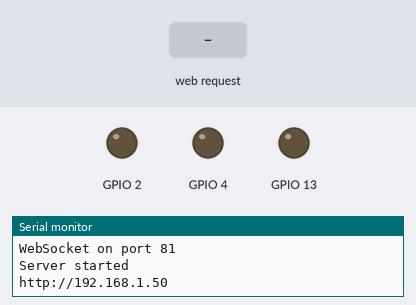
The program below on a simulated ESP32. Shown: output pins drawn as LEDs (lit = HIGH), the last lines printed to the serial monitor. The test bench sets the inputs (shaded band). WiFi joins after 1.5 s; servers stay silent unless stated; the camera gives no picture.

Above: at 5.0 s.
5.1 s: HTTP request GET /led_on received
At 6.0 s:
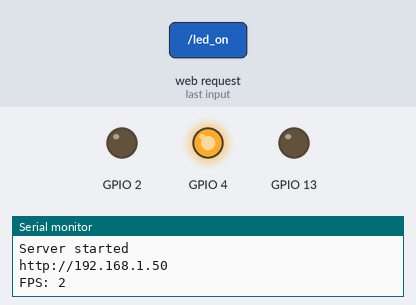
6.6 s: HTTP request GET /flash received
At 7.8 s:
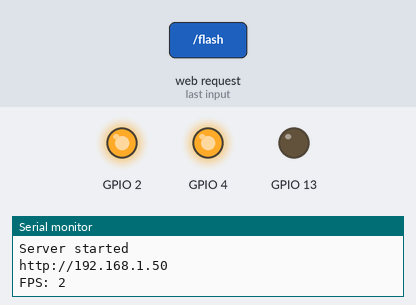
8.1 s: HTTP request GET /led_off received
At 8.6 s:
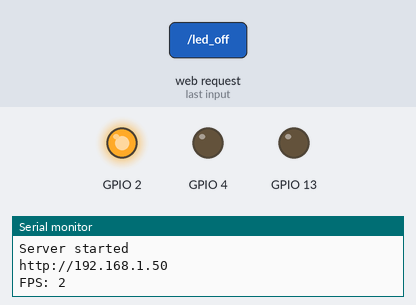
9.6 s: HTTP request GET /run received
At 10.7 s:
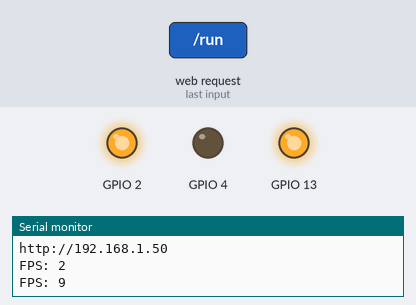
12.6 s: HTTP request GET /led_on received
At 12.9 s:
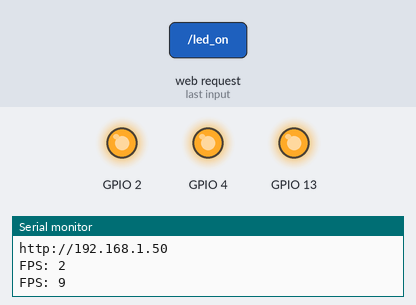
Timing chart, 0 to 15.1 s (numbered marks = the images above; inputs shaded):
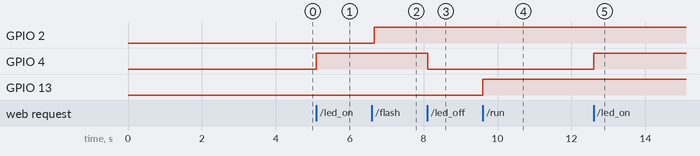

Measured:
- after the input at 5.1 s, GPIO 4: LOW → HIGH at once
- after the input at 6.6 s, GPIO 2: LOW → HIGH after 0.06 s
- after the input at 8.1 s, GPIO 4: HIGH → LOW at once
- after the input at 9.6 s, GPIO 13: LOW → HIGH at once
- after the input at 12.6 s, GPIO 4: LOW → HIGH at once

The program:

main.cpp
```cpp
#include "esp_camera.h"
#include <WiFi.h>
#include <WebSocketsServer.h>
#include <ESPmDNS.h>
#include <WiFiUdp.h>

// ========== Wi-Fi ==========
const char* ssid = "DeathKingdom";
const char* password = "20035112";

// ========== Camera Pins ==========
#define PWDN_GPIO_NUM     32
#define RESET_GPIO_NUM    -1
#define XCLK_GPIO_NUM      0
#define SIOD_GPIO_NUM     26
#define SIOC_GPIO_NUM     27
#define Y9_GPIO_NUM       35
#define Y8_GPIO_NUM       34
#define Y7_GPIO_NUM       39
#define Y6_GPIO_NUM       36
#define Y5_GPIO_NUM       21
#define Y4_GPIO_NUM       19
#define Y3_GPIO_NUM       18
#define Y2_GPIO_NUM        5
#define VSYNC_GPIO_NUM    25
#define HREF_GPIO_NUM     23
#define PCLK_GPIO_NUM     22

// ========== Server & WebSocket ==========
WiFiServer server(80);
WebSocketsServer webSocket = WebSocketsServer(81);
WiFiUDP udp;

// ========== State ==========
bool ledState = false;
bool flashState = false;
bool mirrorState = false;
bool robotRunning = false;
String deviceName = "esp32cam";
unsigned long lastBroadcast = 0;
unsigned long lastFrame = 0;
int fpsCount = 0;
unsigned long lastFpsPrint = 0;

// ========== HTML with WebSocket ==========
const char index_html[] PROGMEM = R"rawliteral(
<!DOCTYPE html>
<html>
<head>
    <meta name="viewport" content="width=device-width, initial-scale=1">
    <title>ESP32-CAM</title>
    <style>
        * { margin: 0; padding: 0; box-sizing: border-box; }
        body {
            font-family: Arial, sans-serif;
            background: #0a0a0a;
            color: #fff;
            display: flex;
            justify-content: center;
            align-items: center;
            min-height: 100vh;
            padding: 10px;
        }
        .container {
            max-width: 900px;
            width: 100%;
            background: #1a1a2e;
            border-radius: 20px;
            padding: 20px;
            text-align: center;
            box-shadow: 0 10px 40px rgba(0,0,0,0.8);
        }
        h1 {
            font-size: 28px;
            background: linear-gradient(135deg, #e94560, #0f3460);
            -webkit-background-clip: text;
            -webkit-text-fill-color: transparent;
        }
        .subtitle { color: #666; font-size: 14px; margin-bottom: 15px; }
        .video-container {
            background: #000;
            border-radius: 10px;
            overflow: hidden;
            margin: 15px 0;
            aspect-ratio: 4/3;
            display: flex;
            align-items: center;
            justify-content: center;
            position: relative;
        }
        canvas {
            width: 100%;
            height: 100%;
            display: block;
        }
        .fps-overlay {
            position: absolute;
            top: 10px;
            right: 10px;
            background: rgba(0,0,0,0.7);
            padding: 4px 12px;
            border-radius: 12px;
            font-size: 14px;
            color: #4caf50;
            font-weight: bold;
        }
        .controls {
            display: flex;
            flex-wrap: wrap;
            gap: 10px;
            justify-content: center;
            margin: 15px 0;
        }
        .btn {
            padding: 12px 25px;
            border: none;
            border-radius: 25px;
            font-size: 14px;
            font-weight: bold;
            cursor: pointer;
            transition: 0.3s;
            color: #fff;
            min-width: 100px;
        }
        .btn:hover { transform: scale(1.05); }
        .btn-capture { background: #e94560; }
        .btn-led { background: #0f3460; }
        .btn-led.on { background: #f9a825; color: #000; }
        .btn-flash { background: #f57c00; }
        .btn-mirror { background: #2e7d32; }
        .btn-robot { background: #6a1b9a; }
        .btn-robot.on { background: #4caf50; }
        .info { color: #666; font-size: 12px; margin-top: 10px; }
        .fps { color: #4caf50; font-weight: bold; }
        .status {
            display: inline-block;
            padding: 2px 10px;
            border-radius: 10px;
            font-size: 11px;
        }
        .status-online { background: #2e7d32; color: #fff; }
        .status-offline { background: #c62828; color: #fff; }
        @media (max-width: 600px) {
            .btn { padding: 10px 15px; font-size: 12px; min-width: 70px; }
        }
    </style>
</head>
<body>
    <div class="container">
        <h1>ESP32-CAM</h1>
        <div class="subtitle">WebSocket Streaming</div>

        <div class="video-container">
            <canvas id="canvas"></canvas>
            <div class="fps-overlay" id="fpsDisplay">0 FPS</div>
        </div>

        <div class="controls">
            <button class="btn btn-capture" onclick="capturePhoto()">Capture</button>
            <button class="btn btn-led" id="ledBtn" onclick="toggleLED()">LED</button>
            <button class="btn btn-flash" id="flashBtn" onclick="toggleFlash()">Flash</button>
            <button class="btn btn-mirror" id="mirrorBtn" onclick="toggleMirror()">Mirror</button>
            <button class="btn btn-robot" id="robotBtn" onclick="toggleRobot()">Robot</button>
        </div>

        <div class="info">
            FPS: <span class="fps" id="fps">0</span> |
            Status: <span id="status" class="status status-online">● Online</span> |
            IP: <span id="ip">loading...</span>
        </div>
    </div>

    <script>
        const canvas = document.getElementById('canvas');
        const ctx = canvas.getContext('2d');
        let fpsCount = 0;
        let lastFpsTime = Date.now();
        let robotState = false;

        fetch('/ip')
            .then(res => res.text())
            .then(ip => document.getElementById('ip').textContent = ip);

        function connectWS() {
            const ws = new WebSocket('ws://' + location.hostname + ':81');

            ws.onopen = function() {
                console.log('WebSocket connected');
                document.getElementById('status').textContent = '● Online';
                document.getElementById('status').className = 'status status-online';
            };

            ws.onmessage = function(event) {
                if (event.data instanceof Blob) {
                    const reader = new FileReader();
                    reader.onload = function() {
                        const img = new Image();
                        img.onload = function() {
                            canvas.width = img.width;
                            canvas.height = img.height;
                            ctx.drawImage(img, 0, 0);
                            fpsCount++;
                        };
                        img.src = reader.result;
                    };
                    reader.readAsDataURL(event.data);
                }
            };

            ws.onclose = function() {
                document.getElementById('status').textContent = '● Offline';
                document.getElementById('status').className = 'status status-offline';
                setTimeout(connectWS, 3000);
            };

            ws.onerror = function() {
                ws.close();
            };
        }

        setInterval(() => {
            const now = Date.now();
            if (now - lastFpsTime >= 1000) {
                document.getElementById('fps').textContent = fpsCount;
                document.getElementById('fpsDisplay').textContent = fpsCount + ' FPS';
                fpsCount = 0;
                lastFpsTime = now;
            }
        }, 1000);

        function capturePhoto() {
            window.open('/capture', '_blank');
        }

        function toggleLED() {
            const btn = document.getElementById('ledBtn');
            fetch('/led_on')
                .then(res => res.text())
                .then(data => {
                    if (data.includes('ON')) {
                        btn.classList.add('on');
                        btn.textContent = 'ON';
                    } else {
                        btn.classList.remove('on');
                        btn.textContent = 'LED';
                    }
                });
        }

        function toggleFlash() {
            const btn = document.getElementById('flashBtn');
            fetch('/flash')
                .then(res => res.text())
                .then(data => {
                    if (data.includes('ON')) {
                        btn.textContent = 'ON';
                    } else {
                        btn.textContent = 'Flash';
                    }
                });
        }

        function toggleMirror() {
            const btn = document.getElementById('mirrorBtn');
            fetch('/mirror')
                .then(res => res.text())
                .then(data => {
                    if (data.includes('ON')) {
                        btn.textContent = 'ON';
                    } else {
                        btn.textContent = 'Mirror';
                    }
                });
        }

        function toggleRobot() {
            const btn = document.getElementById('robotBtn');
            robotState = !robotState;
            fetch(robotState ? '/run' : '/stop')
                .then(res => res.text())
                .then(data => {
                    if (robotState) {
                        btn.classList.add('on');
                        btn.textContent = 'RUN';
                    } else {
                        btn.classList.remove('on');
                        btn.textContent = 'Robot';
                    }
                });
        }

        connectWS();
    </script>
</body>
</html>
)rawliteral";

// ========== Init Camera ==========
bool initCamera() {
    camera_config_t config;
    config.ledc_channel = LEDC_CHANNEL_0;
    config.ledc_timer = LEDC_TIMER_0;
    config.pin_d0 = Y2_GPIO_NUM;
    config.pin_d1 = Y3_GPIO_NUM;
    config.pin_d2 = Y4_GPIO_NUM;
    config.pin_d3 = Y5_GPIO_NUM;
    config.pin_d4 = Y6_GPIO_NUM;
    config.pin_d5 = Y7_GPIO_NUM;
    config.pin_d6 = Y8_GPIO_NUM;
    config.pin_d7 = Y9_GPIO_NUM;
    config.pin_xclk = XCLK_GPIO_NUM;
    config.pin_pclk = PCLK_GPIO_NUM;
    config.pin_vsync = VSYNC_GPIO_NUM;
    config.pin_href = HREF_GPIO_NUM;
    config.pin_sscb_sda = SIOD_GPIO_NUM;
    config.pin_sscb_scl = SIOC_GPIO_NUM;
    config.pin_pwdn = PWDN_GPIO_NUM;
    config.pin_reset = RESET_GPIO_NUM;
    config.xclk_freq_hz = 20000000;
    config.pixel_format = PIXFORMAT_JPEG;

    config.frame_size = FRAMESIZE_VGA;
    config.jpeg_quality = 25;
    config.fb_count = 1;
    config.fb_location = CAMERA_FB_IN_PSRAM;

    esp_err_t err = esp_camera_init(&config);
    if (err != ESP_OK) {
        Serial.printf("Camera init failed: 0x%x\n", err);
        return false;
    }
    return true;
}

// ========== WebSocket Event ==========
void webSocketEvent(uint8_t num, WStype_t type, uint8_t *payload, size_t length) {
    if (type == WStype_CONNECTED) {
        Serial.printf("Client %d connected\n", num);
    }
}

// ========== Send UDP Broadcast ==========
void sendUDPBroadcast() {
    String message = deviceName + "|" + WiFi.localIP().toString();
    udp.beginPacket(IPAddress(255, 255, 255, 255), 9999);
    udp.print(message);
    udp.endPacket();
}

// ========== Handle HTTP ==========
void handleClient(WiFiClient client) {
    String request = "";
    while (client.connected() && !client.available()) delay(1);
    while (client.available()) {
        char c = client.read();
        request += c;
        if (c == '\n') break;
    }

    // Video stream
    if (request.indexOf("GET /videostream") >= 0 || request.indexOf("GET /capture") >= 0) {
        camera_fb_t *fb = esp_camera_fb_get();
        if (fb) {
            String header = "HTTP/1.1 200 OK\r\n";
            header += "Content-Type: image/jpeg\r\n";
            header += "Content-Length: " + String(fb->len) + "\r\n";
            header += "Cache-Control: no-cache\r\n\r\n";
            client.print(header);
            client.write(fb->buf, fb->len);
            esp_camera_fb_return(fb);
        }
        return;
    }

    // LED ON
    if (request.indexOf("GET /led_on") >= 0) {
        ledState = true;
        digitalWrite(4, HIGH);
        client.print("HTTP/1.1 200 OK\r\nContent-Type: text/plain\r\n\r\nLED ON");
        return;
    }

    // LED OFF
    if (request.indexOf("GET /led_off") >= 0) {
        ledState = false;
        digitalWrite(4, LOW);
        client.print("HTTP/1.1 200 OK\r\nContent-Type: text/plain\r\n\r\nLED OFF");
        return;
    }

    // Flash
    if (request.indexOf("GET /flash") >= 0) {
        flashState = !flashState;
        digitalWrite(2, flashState ? HIGH : LOW);
        client.print("HTTP/1.1 200 OK\r\nContent-Type: text/plain\r\n\r\n");
        client.print(flashState ? "Flash ON" : "Flash OFF");
        return;
    }

    // Mirror
    if (request.indexOf("GET /mirror") >= 0) {
        sensor_t *s = esp_camera_sensor_get();
        mirrorState = !mirrorState;
        s->set_vflip(s, mirrorState ? 1 : 0);
        s->set_hmirror(s, mirrorState ? 1 : 0);
        client.print("HTTP/1.1 200 OK\r\nContent-Type: text/plain\r\n\r\n");
        client.print(mirrorState ? "Mirror ON" : "Mirror OFF");
        return;
    }

    // Status
    if (request.indexOf("GET /status") >= 0) {
        String status = "{\"status\":\"ok\",\"led\":" + String(ledState ? "true" : "false") +
                       ",\"flash\":" + String(flashState ? "true" : "false") +
                       ",\"mirror\":" + String(mirrorState ? "true" : "false") +
                       ",\"robot\":" + String(robotRunning ? "true" : "false") +
                       ",\"fps\":" + String(fpsCount) + "}";
        client.print("HTTP/1.1 200 OK\r\nContent-Type: application/json\r\n\r\n");
        client.print(status);
        return;
    }

    // Robot
    if (request.indexOf("GET /run") >= 0) {
        robotRunning = true;
        digitalWrite(13, HIGH);
        client.print("HTTP/1.1 200 OK\r\nContent-Type: text/plain\r\n\r\nRobot started");
        return;
    }

    if (request.indexOf("GET /stop") >= 0) {
        robotRunning = false;
        digitalWrite(13, LOW);
        client.print("HTTP/1.1 200 OK\r\nContent-Type: text/plain\r\n\r\nRobot stopped");
        return;
    }

    // IP
    if (request.indexOf("GET /ip") >= 0) {
        client.print("HTTP/1.1 200 OK\r\nContent-Type: text/plain\r\n\r\n");
        client.print(WiFi.localIP().toString());
        return;
    }

    // HTML
    client.print("HTTP/1.1 200 OK\r\n");
    client.print("Content-Type: text/html\r\n\r\n");
    client.print(index_html);
}

// ========== Setup ==========
void setup() {
    Serial.begin(115200);
    delay(2000);
    Serial.println("\n=== ESP32-CAM ===\n");

    if (!initCamera()) {
        Serial.println("Camera failed!");
        return;
    }
    Serial.println("Camera OK (QVGA @ 320x240)");

    pinMode(4, OUTPUT);
    pinMode(2, OUTPUT);
    digitalWrite(4, LOW);
    digitalWrite(2, LOW);

    pinMode(13, OUTPUT);

    WiFi.begin(ssid, password);
    Serial.print("Connecting");
    while (WiFi.status() != WL_CONNECTED) {
        delay(500);
        Serial.print(".");
    }
    Serial.println("\nWiFi connected!");
    Serial.print("IP: ");
    Serial.println(WiFi.localIP());

    MDNS.begin("esp32cam");
    MDNS.addService("http", "tcp", 80);

    udp.begin(9999);

    webSocket.begin();
    webSocket.onEvent(webSocketEvent);
    Serial.println("WebSocket on port 81");

    server.begin();
    Serial.println("Server started");
    Serial.println("http://" + WiFi.localIP().toString());
}

// ========== Loop ==========
void loop() {
    webSocket.loop();

    WiFiClient client = server.available();
    if (client) {
        handleClient(client);
        client.stop();
    }

    // Broadcast UDP every 5 seconds
    if (millis() - lastBroadcast > 5000) {
        sendUDPBroadcast();
        lastBroadcast = millis();
    }

    if (millis() - lastFrame > 50) {
        camera_fb_t *fb = esp_camera_fb_get();
        if (fb) {
            webSocket.broadcastBIN(fb->buf, fb->len);
            esp_camera_fb_return(fb);
            fpsCount++;
        }
        lastFrame = millis();
    }

    if (millis() - lastFpsPrint > 5000) {
        Serial.printf("FPS: %d\n", fpsCount / 5);
        fpsCount = 0;
        lastFpsPrint = millis();
    }
}
```
